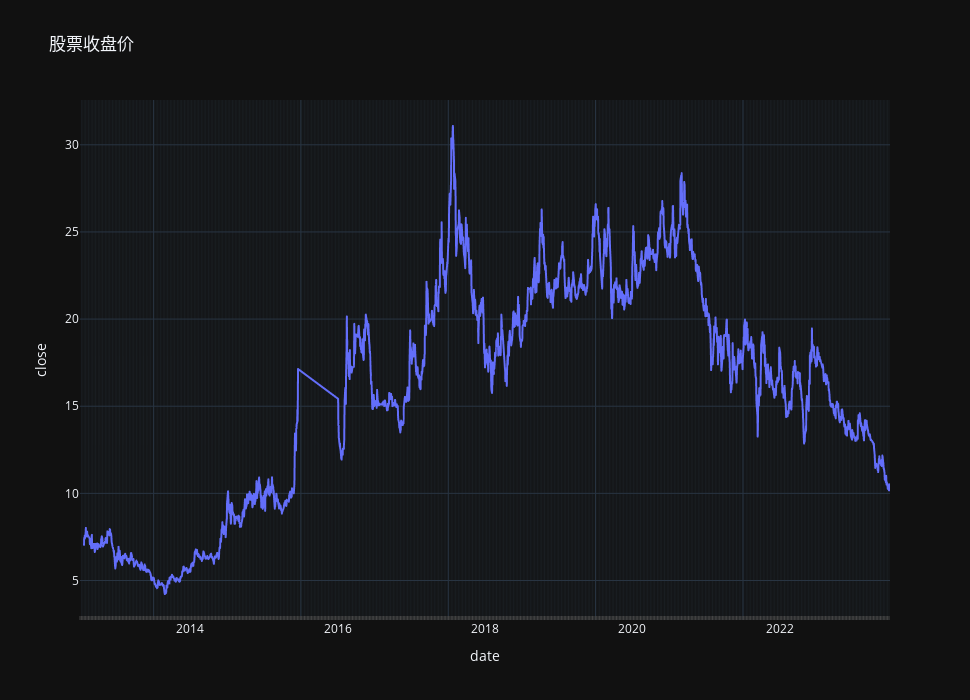

Notebook code cell kept with this figure:
### Markdown cell above
## 可视化显示股票收盘价

### Code cell
fig_close = px.line(stock_dataframe, x=stock_dataframe.index, y="close", 
              template="plotly_dark",  title="股票收盘价",
              hover_data=[stock_dataframe.index,'open','close','high','low'],
              width=970, height=700,
              range_x=[f'{start_date}',f'{end_date}'])
fig_close.update_xaxes(ticklabelmode="period",minor=dict(ticks="inside", showgrid=True,ticklen=4,  
                     dtick=7*24*60*60*1000,  
                     tick0=f"{start_date}"))
fig_close.show()

### Figure 1 — Plotly figure (JSON) as saved in the notebook; plotly's stock layout.template omitted (floating-point values rounded to 4 significant figures; data arrays with more than 128 entries replaced by an {"elided": "..."} marker saying what was removed)
{"data": [{"customdata": {"elided": "2526x3 float values"}, "hovertemplate": "date=%{x}<br>close=%{y}<br>open=%{customdata[0]}<br>high=%{customdata[1]}<br>low=%{customdata[2]}<extra></extra>", "legendgroup": "", "line": {"color": "#636efa", "dash": "solid"}, "marker": {"symbol": "circle"}, "mode": "lines", "name": "", "showlegend": false, "x": {"elided": "2526 str values"}, "xaxis": "x", "y": {"elided": "2526 float values"}, "yaxis": "y", "type": "scattergl"}], "layout": {"xaxis": {"anchor": "y", "domain": [0.0, 1.0], "title": {"text": "date"}, "range": ["2013-01-01", "2023-12-31"], "minor": {"ticks": "inside", "showgrid": true, "ticklen": 4, "dtick": 604800000, "tick0": "2013-01-01"}, "ticklabelmode": "period"}, "yaxis": {"anchor": "x", "domain": [0.0, 1.0], "title": {"text": "close"}}, "legend": {"tracegroupgap": 0}, "title": {"text": "股票收盘价"}, "height": 700, "width": 970}}
